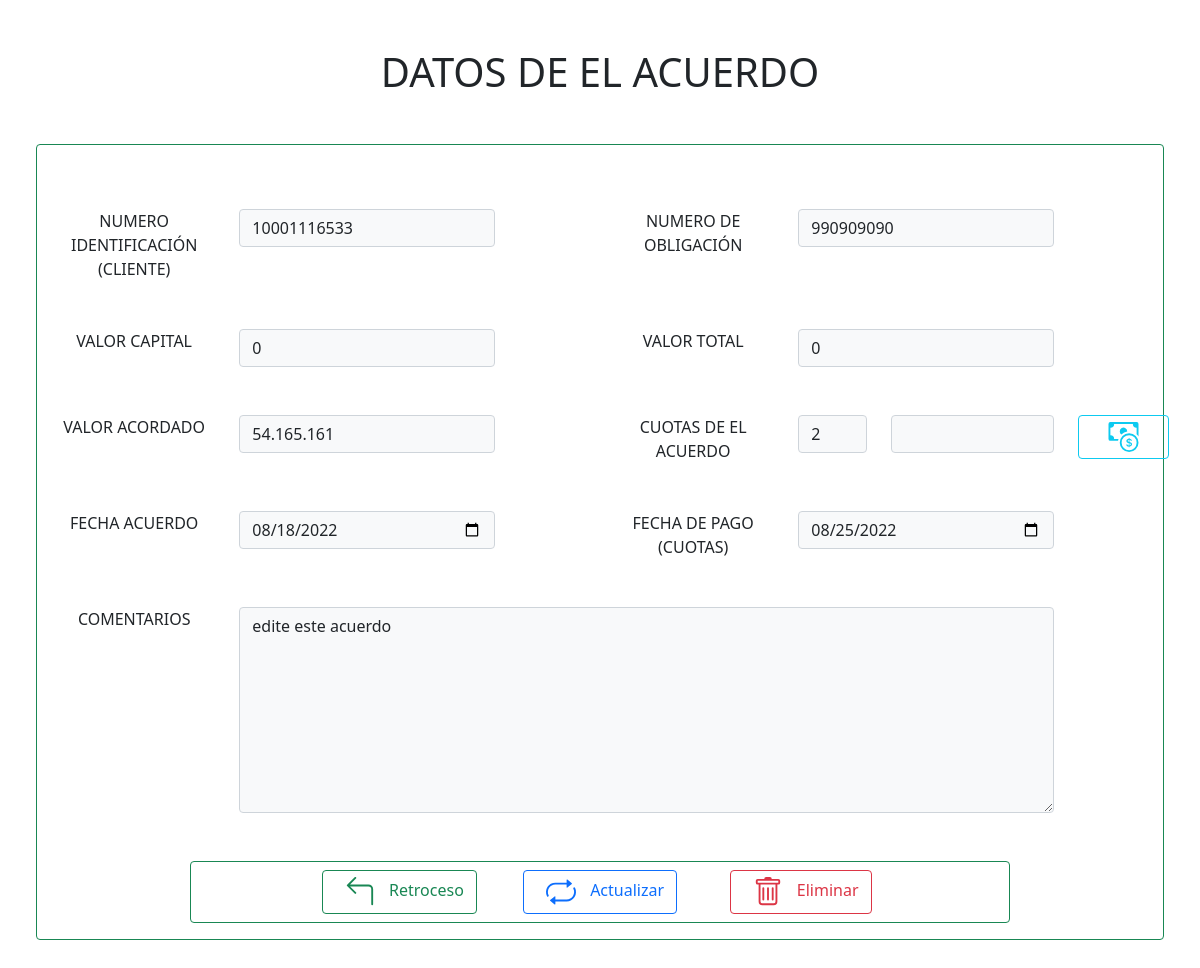
The page /forms/acuerdo_pago/actions/editar_acuerdo.php?idAcuerdo=1 on the database as committed earlier.
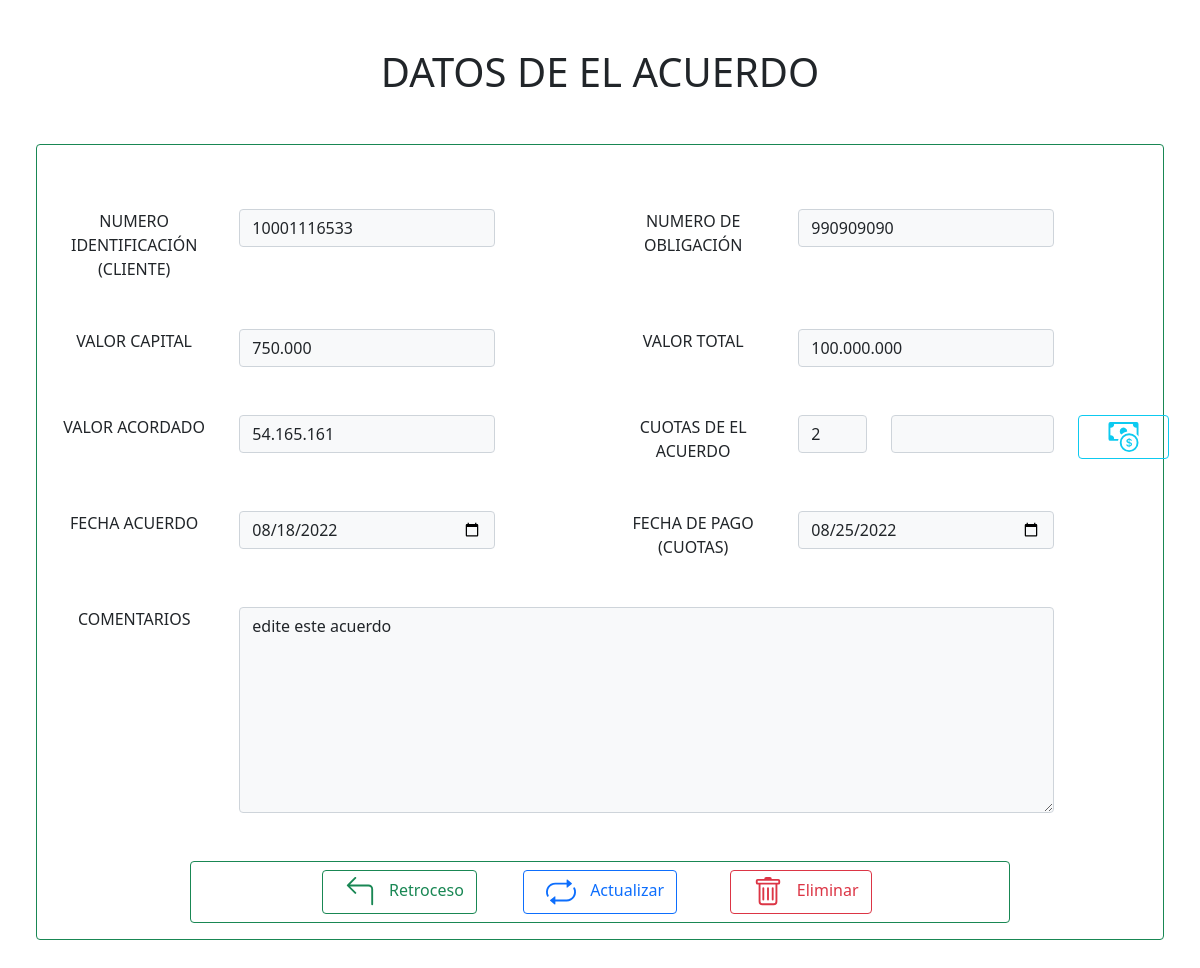
The same page on the database as committed later.
### tables this page shows
CREATE TABLE `infclient` (
  `numobligacion` bigint(20) NOT NULL COMMENT 'numero de obligación a pagar de cliente',
  `idcliente` varchar(11) NOT NULL COMMENT 'numero de identificacion de cliente con deuda',
  `nombrecliente` varchar(50) NOT NULL COMMENT 'nombre de el cliente',
  `edad` int(100) NOT NULL COMMENT 'edad de el cliente',
  `ciudadresidencia` varchar(50) DEFAULT NULL COMMENT 'ciudad de donde reside el cliente',
  `numcelular` varchar(10) DEFAULT NULL COMMENT 'numero de celular de cliente',
  `correocliente` varchar(50) DEFAULT NULL COMMENT 'correo de cliente ',
  `saldocapital` int(11) NOT NULL COMMENT 'el 50% de este valor, sera el min a cobrar',
  `saltototal` int(11) NOT NULL COMMENT 'este valor será el mayor a cobrar'
);

### forms/acuerdo_pago/actions/editar_acuerdo.php (the view, shortened to what the changed rows need)
<?php
    include('../../../conexion/con_database.php');
    $idAcuerdo = $_GET['idAcuerdo'];
    $querySelect = "SELECT * FROM acuerdos WHERE idacuerdo = '" .$idAcuerdo. "'";
    $consulta = mysqli_query($conexion, $querySelect);
    $info_Acuerdo = mysqli_fetch_row($consulta);
    $querySelect = "SELECT * FROM infclient WHERE numobligacion = '" .$info_Acuerdo[1]. "'";
    $consulta = mysqli_query($conexion, $querySelect);
    $info_Cliente = mysqli_fetch_row($consulta);
?>
<head>
    <link href="../../../css/bootstrap.min.css" rel="stylesheet">
</head>
<section class="p-5 row justify-content-center">
    <h1 class=' text-center mb-5'>DATOS DE EL ACUERDO</h1>
    <form class='border border-success rounded w-90 p-3 text-center' method='POST' action="acciones_acuerdos.php" id='frm_acuedos'>
        <div class='row mt-5'>
            <div class=col-sm-3>
                <input class="form-control bg-light" type="text"  value=<?php echo number_format($info_Cliente[7],0,'','.')?> id="inValCapital" name="inValCapital" readonly></input>
            </div>
            <div class=col-sm-3>
                <input class="form-control bg-light" type="text" value=<?php echo number_format($info_Cliente[8],0,'','.')?> id="inValTotal" name="inValTotal" readonly></input>
            </div>
        </div>
</form>
</section>

Rows that differ between the two databases and show on the page:
added infclient: inValCapital "750.000", inValTotal "100.000.000"
Other text that changed with them:
form field inValCapital: "0" → (not shown)
form field inValTotal: "0" → (not shown)
